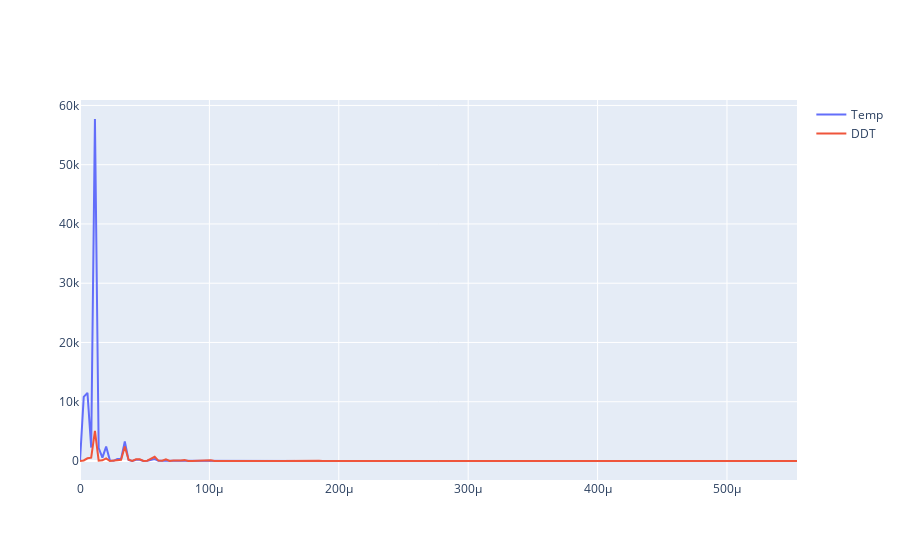

The cell this chart's notebook holds for it:
### Code cell
fig = go.Figure()

fig.add_trace(go.Scatter(
    x=f_temp,
    y=psd_temp, 
    name="Temp",
    mode='lines',
))

# fig.update_yaxes(type="log")


fig.add_trace(go.Scatter(
    x=f_ddt,
    y=psd_ddt, 
    name="DDT",
    mode='lines',
))

### Figure 1 — Plotly figure (JSON) as saved in the notebook; plotly's stock layout.template omitted (floating-point values rounded to 4 significant figures; data arrays with more than 128 entries replaced by an {"elided": "..."} marker saying what was removed)
{"data": [{"mode": "lines", "name": "Temp", "type": "scatter", "x": {"elided": "193 float values"}, "y": {"elided": "193 float values"}}, {"mode": "lines", "name": "DDT", "type": "scatter", "x": {"elided": "193 float values"}, "y": {"elided": "193 float values"}}], "layout": {}}
